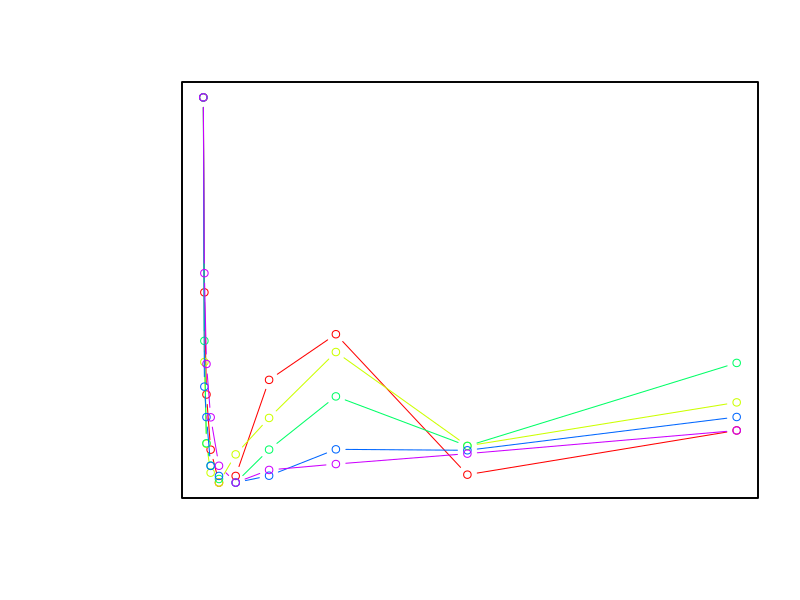

Here is the R script that generated this plot: (Note: this script raises an error after producing the figure.)
setwd('/Users/dmitry/Documents/hpc-perf-analysis/memory')
df=read.csv('duplyakin-random-access.csv',header = TRUE)
colnames(df) = c("SKIP", "TN", "RATE", "AVGT", "MINT", "MAXT")
l=levels(factor(df$TN))
c=rainbow(length(l))
i=seq(from=1,to=length(l))
graphlevel=function(i) {
  subdf=subset(df,TN==l[i])
  plot(subdf$SKIP, subdf$RATE,type = "b", col = c[i],  xaxt='n', yaxt='n', ann=FALSE)
  par(new=TRUE)
}
dev.copy(png,'plot-summary.png', width = 800, height = 600)
par(oma=c(0,5,0,0))
sapply(i,graphlevel)
axis(1, at=subdf$SKIP,labels=subdf$SKIP, las=1)
axis(2, at=subdf$RATE,labels=subdf$RATE, las=2)
mtext("Skip/Block Length", side=1, line=3, cex.lab=1,las=1)
mtext("Dot Product Rate, MB/s", side=2, line=7, cex.lab=1,las=0)
title("Performance of the Dot Product")
legend(350,55000, paste("Thread Count = ", l), lty=rep(1,length(l)), lwd=rep(2.5,length(l)), col=c)
dev.off()